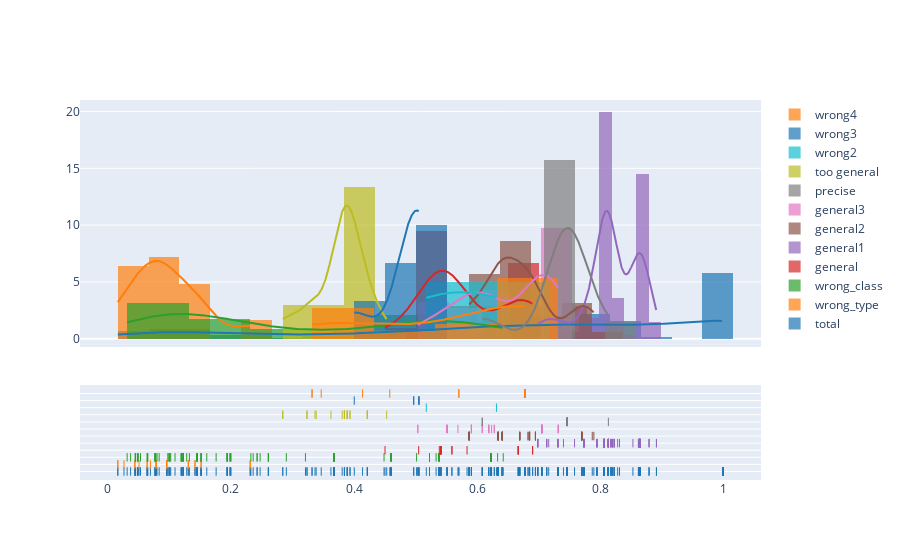

This figure's notebook cell:
### Code cell
# display kde plot and rug plot(one dimensional scatter plot)
hist_data = [df['score'], wrong_type['score'], wrong_class['score'], general['score'], general1['score'],general2['score'], general3['score'], precise['score'], too_general['score'], wrong2['score'], wrong3['score'], wrong4['score']]
group_labels = ['total', 'wrong_type','wrong_class', 'general', 'general1','general2','general3', 'precise', 'too general', 'wrong2', 'wrong3', 'wrong4']
fig = ff.create_distplot(hist_data, group_labels, bin_size=0)
fig.show()

### Figure 1 — Plotly figure (JSON) as saved in the notebook; plotly's stock layout.template omitted (floating-point values rounded to 4 significant figures; data arrays with more than 128 entries replaced by an {"elided": "..."} marker saying what was removed)
{"data": [{"autobinx": false, "histnorm": "probability density", "legendgroup": "total", "marker": {"color": "rgb(31, 119, 180)"}, "name": "total", "opacity": 0.7, "type": "histogram", "x": {"elided": "708 float values"}, "xaxis": "x", "xbins": {"end": 1, "size": 0, "start": 0.0161}, "yaxis": "y"}, {"autobinx": false, "histnorm": "probability density", "legendgroup": "wrong_type", "marker": {"color": "rgb(255, 127, 14)"}, "name": "wrong_type", "opacity": 0.7, "type": "histogram", "x": [0.0783, 0.0783, 0.2313, 0.0161, 0.0161, 0.0262, 0.0439, 0.0439, 0.0506, 0.0638, 0.0638, 0.0691, 0.0783, 0.0955, 0.0955, 0.0955, 0.0955, 0.0955, 0.1307, 0.1307, 0.1416, 0.1416, 0.1515, 0.1515, 0.2313], "xaxis": "x", "xbins": {"end": 0.2313, "size": 0, "start": 0.0161}, "yaxis": "y"}, {"autobinx": false, "histnorm": "probability density", "legendgroup": "wrong_class", "marker": {"color": "rgb(44, 160, 44)"}, "name": "wrong_class", "opacity": 0.7, "type": "histogram", "x": {"elided": "147 float values"}, "xaxis": "x", "xbins": {"end": 0.6425, "size": 0, "start": 0.0313}, "yaxis": "y"}, {"autobinx": false, "histnorm": "probability density", "legendgroup": "general", "marker": {"color": "rgb(214, 39, 40)"}, "name": "general", "opacity": 0.7, "type": "histogram", "x": [0.4504, 0.5051, 0.5386, 0.541, 0.541, 0.541, 0.541, 0.541, 0.541, 0.541, 0.541, 0.5591, 0.5591, 0.5837, 0.667, 0.667, 0.667, 0.667, 0.667, 0.6903, 0.6903], "xaxis": "x", "xbins": {"end": 0.6903, "size": 0, "start": 0.4504}, "yaxis": "y"}, {"autobinx": false, "histnorm": "probability density", "legendgroup": "general1", "marker": {"color": "rgb(148, 103, 189)"}, "name": "general1", "opacity": 0.7, "type": "histogram", "x": {"elided": "138 float values"}, "xaxis": "x", "xbins": {"end": 0.8915, "size": 0, "start": 0.6987}, "yaxis": "y"}, {"autobinx": false, "histnorm": "probability density", "legendgroup": "general2", "marker": {"color": "rgb(140, 86, 75)"}, "name": "general2", "opacity": 0.7, "type": "histogram", "x": [0.5872, 0.5872, 0.5872, 0.5872, 0.5872, 0.5872, 0.5872, 0.6693, 0.6693, 0.6693, 0.6693, 0.6693, 0.6829, 0.6829, 0.6853, 0.6853, 0.6853, 0.6853, 0.6853, 0.6853, 0.6853, 0.6853, 0.6949, 0.6949, 0.6949, 0.6949, 0.6949, 0.6949, 0.6949, 0.7701, 0.7701, 0.7701, 0.7701, 0.7701, 0.7701, 0.7701, 0.7701, 0.7701, 0.7701, 0.7701, 0.7872, 0.7898, 0.5872, 0.5872, 0.5872, 0.6342, 0.6342, 0.6342, 0.6342, 0.6342, 0.6342, 0.6342, 0.6342, 0.6342, 0.6342, 0.6405, 0.6405, 0.6412, 0.6412, 0.6412, 0.6412, 0.6412, 0.6412, 0.6412, 0.6412, 0.6412, 0.6412, 0.6412, 0.6412, 0.6693], "xaxis": "x", "xbins": {"end": 0.7898, "size": 0, "start": 0.5872}, "yaxis": "y"}, {"autobinx": false, "histnorm": "probability density", "legendgroup": "general3", "marker": {"color": "rgb(227, 119, 194)"}, "name": "general3", "opacity": 0.7, "type": "histogram", "x": [0.5037, 0.5037, 0.5508, 0.5508, 0.5515, 0.5515, 0.5689, 0.5908, 0.5908, 0.5908, 0.5908, 0.6084, 0.6084, 0.619, 0.619, 0.619, 0.6236, 0.628, 0.628, 0.705, 0.705, 0.705, 0.705, 0.705, 0.705, 0.705, 0.705, 0.705, 0.705, 0.705, 0.705, 0.705, 0.705, 0.705, 0.7319, 0.7319, 0.7319], "xaxis": "x", "xbins": {"end": 0.7319, "size": 0, "start": 0.5037}, "yaxis": "y"}, {"autobinx": false, "histnorm": "probability density", "legendgroup": "precise", "marker": {"color": "rgb(127, 127, 127)"}, "name": "precise", "opacity": 0.7, "type": "histogram", "x": [0.6084, 0.6084, 0.7464, 0.7464, 0.7464, 0.7464, 0.7464, 0.7464, 0.7464, 0.7464, 0.8134, 0.7467, 0.7467, 0.7467], "xaxis": "x", "xbins": {"end": 0.8134, "size": 0, "start": 0.6084}, "yaxis": "y"}, {"autobinx": false, "histnorm": "probability density", "legendgroup": "too general", "marker": {"color": "rgb(188, 189, 34)"}, "name": "too general", "opacity": 0.7, "type": "histogram", "x": [0.2842, 0.2842, 0.3236, 0.3236, 0.3366, 0.3385, 0.3625, 0.3891, 0.3891, 0.3891, 0.3891, 0.3891, 0.4217, 0.4217, 0.4217, 0.4217, 0.4531, 0.3808, 0.3845, 0.3845, 0.3845, 0.3845, 0.3845, 0.3845, 0.3845, 0.3935, 0.3935], "xaxis": "x", "xbins": {"end": 0.4531, "size": 0, "start": 0.2842}, "yaxis": "y"}, {"autobinx": false, "histnorm": "probability density", "legendgroup": "wrong2", "marker": {"color": "rgb(23, 190, 207)"}, "name": "wrong2", "opacity": 0.7, "type": "histogram", "x": [0.5175, 0.6315], "xaxis": "x", "xbins": {"end": 0.6315, "size": 0, "start": 0.5175}, "yaxis": "y"}, {"autobinx": false, "histnorm": "probability density", "legendgroup": "wrong3", "marker": {"color": "rgb(31, 119, 180)"}, "name": "wrong3", "opacity": 0.7, "type": "histogram", "x": [0.4004, 0.497, 0.497, 0.5055, 0.5055, 0.5055], "xaxis": "x", "xbins": {"end": 0.5055, "size": 0, "start": 0.4004}, "yaxis": "y"}, {"autobinx": false, "histnorm": "probability density", "legendgroup": "wrong4", "marker": {"color": "rgb(255, 127, 14)"}, "name": "wrong4", "opacity": 0.7, "type": "histogram", "x": [0.3318, 0.3318, 0.3467, 0.4139, 0.4581, 0.5704, 0.5704, 0.6777, 0.6777, 0.6777, 0.6777, 0.6777, 0.6777, 0.6777, 0.6777], "xaxis": "x", "xbins": {"end": 0.6777, "size": 0, "start": 0.3318}, "yaxis": "y"}, {"legendgroup": "total", "marker": {"color": "rgb(31, 119, 180)"}, "mode": "lines", "name": "total", "showlegend": false, "type": "scatter", "x": {"elided": "500 float values"}, "xaxis": "x", "y": {"elided": "500 float values"}, "yaxis": "y"}, {"legendgroup": "wrong_type", "marker": {"color": "rgb(255, 127, 14)"}, "mode": "lines", "name": "wrong_type", "showlegend": false, "type": "scatter", "x": {"elided": "500 float values"}, "xaxis": "x", "y": {"elided": "500 float values"}, "yaxis": "y"}, {"legendgroup": "wrong_class", "marker": {"color": "rgb(44, 160, 44)"}, "mode": "lines", "name": "wrong_class", "showlegend": false, "type": "scatter", "x": {"elided": "500 float values"}, "xaxis": "x", "y": {"elided": "500 float values"}, "yaxis": "y"}, {"legendgroup": "general", "marker": {"color": "rgb(214, 39, 40)"}, "mode": "lines", "name": "general", "showlegend": false, "type": "scatter", "x": {"elided": "500 float values"}, "xaxis": "x", "y": {"elided": "500 float values"}, "yaxis": "y"}, {"legendgroup": "general1", "marker": {"color": "rgb(148, 103, 189)"}, "mode": "lines", "name": "general1", "showlegend": false, "type": "scatter", "x": {"elided": "500 float values"}, "xaxis": "x", "y": {"elided": "500 float values"}, "yaxis": "y"}, {"legendgroup": "general2", "marker": {"color": "rgb(140, 86, 75)"}, "mode": "lines", "name": "general2", "showlegend": false, "type": "scatter", "x": {"elided": "500 float values"}, "xaxis": "x", "y": {"elided": "500 float values"}, "yaxis": "y"}, {"legendgroup": "general3", "marker": {"color": "rgb(227, 119, 194)"}, "mode": "lines", "name": "general3", "showlegend": false, "type": "scatter", "x": {"elided": "500 float values"}, "xaxis": "x", "y": {"elided": "500 float values"}, "yaxis": "y"}, {"legendgroup": "precise", "marker": {"color": "rgb(127, 127, 127)"}, "mode": "lines", "name": "precise", "showlegend": false, "type": "scatter", "x": {"elided": "500 float values"}, "xaxis": "x", "y": {"elided": "500 float values"}, "yaxis": "y"}, {"legendgroup": "too general", "marker": {"color": "rgb(188, 189, 34)"}, "mode": "lines", "name": "too general", "showlegend": false, "type": "scatter", "x": {"elided": "500 float values"}, "xaxis": "x", "y": {"elided": "500 float values"}, "yaxis": "y"}, {"legendgroup": "wrong2", "marker": {"color": "rgb(23, 190, 207)"}, "mode": "lines", "name": "wrong2", "showlegend": false, "type": "scatter", "x": {"elided": "500 float values"}, "xaxis": "x", "y": {"elided": "500 float values"}, "yaxis": "y"}, {"legendgroup": "wrong3", "marker": {"color": "rgb(31, 119, 180)"}, "mode": "lines", "name": "wrong3", "showlegend": false, "type": "scatter", "x": {"elided": "500 float values"}, "xaxis": "x", "y": {"elided": "500 float values"}, "yaxis": "y"}, {"legendgroup": "wrong4", "marker": {"color": "rgb(255, 127, 14)"}, "mode": "lines", "name": "wrong4", "showlegend": false, "type": "scatter", "x": {"elided": "500 float values"}, "xaxis": "x", "y": {"elided": "500 float values"}, "yaxis": "y"}, {"legendgroup": "total", "marker": {"color": "rgb(31, 119, 180)", "symbol": "line-ns-open"}, "mode": "markers", "name": "total", "showlegend": false, "type": "scatter", "x": {"elided": "708 float values"}, "xaxis": "x", "y": {"elided": "708 str values"}, "yaxis": "y2"}, {"legendgroup": "wrong_type", "marker": {"color": "rgb(255, 127, 14)", "symbol": "line-ns-open"}, "mode": "markers", "name": "wrong_type", "showlegend": false, "type": "scatter", "x": [0.0783, 0.0783, 0.2313, 0.0161, 0.0161, 0.0262, 0.0439, 0.0439, 0.0506, 0.0638, 0.0638, 0.0691, 0.0783, 0.0955, 0.0955, 0.0955, 0.0955, 0.0955, 0.1307, 0.1307, 0.1416, 0.1416, 0.1515, 0.1515, 0.2313], "xaxis": "x", "y": ["wrong_type", "wrong_type", "wrong_type", "wrong_type", "wrong_type", "wrong_type", "wrong_type", "wrong_type", "wrong_type", "wrong_type", "wrong_type", "wrong_type", "wrong_type", "wrong_type", "wrong_type", "wrong_type", "wrong_type", "wrong_type", "wrong_type", "wrong_type", "wrong_type", "wrong_type", "wrong_type", "wrong_type", "wrong_type"], "yaxis": "y2"}, {"legendgroup": "wrong_class", "marker": {"color": "rgb(44, 160, 44)", "symbol": "line-ns-open"}, "mode": "markers", "name": "wrong_class", "showlegend": false, "type": "scatter", "x": {"elided": "147 float values"}, "xaxis": "x", "y": {"elided": "147 str values"}, "yaxis": "y2"}, {"legendgroup": "general", "marker": {"color": "rgb(214, 39, 40)", "symbol": "line-ns-open"}, "mode": "markers", "name": "general", "showlegend": false, "type": "scatter", "x": [0.4504, 0.5051, 0.5386, 0.541, 0.541, 0.541, 0.541, 0.541, 0.541, 0.541, 0.541, 0.5591, 0.5591, 0.5837, 0.667, 0.667, 0.667, 0.667, 0.667, 0.6903, 0.6903], "xaxis": "x", "y": ["general", "general", "general", "general", "general", "general", "general", "general", "general", "general", "general", "general", "general", "general", "general", "general", "general", "general", "general", "general", "general"], "yaxis": "y2"}, {"legendgroup": "general1", "marker": {"color": "rgb(148, 103, 189)", "symbol": "line-ns-open"}, "mode": "markers", "name": "general1", "showlegend": false, "type": "scatter", "x": {"elided": "138 float values"}, "xaxis": "x", "y": {"elided": "138 str values"}, "yaxis": "y2"}, {"legendgroup": "general2", "marker": {"color": "rgb(140, 86, 75)", "symbol": "line-ns-open"}, "mode": "markers", "name": "general2", "showlegend": false, "type": "scatter", "x": [0.5872, 0.5872, 0.5872, 0.5872, 0.5872, 0.5872, 0.5872, 0.6693, 0.6693, 0.6693, 0.6693, 0.6693, 0.6829, 0.6829, 0.6853, 0.6853, 0.6853, 0.6853, 0.6853, 0.6853, 0.6853, 0.6853, 0.6949, 0.6949, 0.6949, 0.6949, 0.6949, 0.6949, 0.6949, 0.7701, 0.7701, 0.7701, 0.7701, 0.7701, 0.7701, 0.7701, 0.7701, 0.7701, 0.7701, 0.7701, 0.7872, 0.7898, 0.5872, 0.5872, 0.5872, 0.6342, 0.6342, 0.6342, 0.6342, 0.6342, 0.6342, 0.6342, 0.6342, 0.6342, 0.6342, 0.6405, 0.6405, 0.6412, 0.6412, 0.6412, 0.6412, 0.6412, 0.6412, 0.6412, 0.6412, 0.6412, 0.6412, 0.6412, 0.6412, 0.6693], "xaxis": "x", "y": ["general2", "general2", "general2", "general2", "general2", "general2", "general2", "general2", "general2", "general2", "general2", "general2", "general2", "general2", "general2", "general2", "general2", "general2", "general2", "general2", "general2", "general2", "general2", "general2", "general2", "general2", "general2", "general2", "general2", "general2", "general2", "general2", "general2", "general2", "general2", "general2", "general2", "general2", "general2", "general2", "general2", "general2", "general2", "general2", "general2", "general2", "general2", "general2", "general2", "general2", "general2", "general2", "general2", "general2", "general2", "general2", "general2", "general2", "general2", "general2", "general2", "general2", "general2", "general2", "general2", "general2", "general2", "general2", "general2", "general2"], "yaxis": "y2"}, {"legendgroup": "general3", "marker": {"color": "rgb(227, 119, 194)", "symbol": "line-ns-open"}, "mode": "markers", "name": "general3", "showlegend": false, "type": "scatter", "x": [0.5037, 0.5037, 0.5508, 0.5508, 0.5515, 0.5515, 0.5689, 0.5908, 0.5908, 0.5908, 0.5908, 0.6084, 0.6084, 0.619, 0.619, 0.619, 0.6236, 0.628, 0.628, 0.705, 0.705, 0.705, 0.705, 0.705, 0.705, 0.705, 0.705, 0.705, 0.705, 0.705, 0.705, 0.705, 0.705, 0.705, 0.7319, 0.7319, 0.7319], "xaxis": "x", "y": ["general3", "general3", "general3", "general3", "general3", "general3", "general3", "general3", "general3", "general3", "general3", "general3", "general3", "general3", "general3", "general3", "general3", "general3", "general3", "general3", "general3", "general3", "general3", "general3", "general3", "general3", "general3", "general3", "general3", "general3", "general3", "general3", "general3", "general3", "general3", "general3", "general3"], "yaxis": "y2"}, {"legendgroup": "precise", "marker": {"color": "rgb(127, 127, 127)", "symbol": "line-ns-open"}, "mode": "markers", "name": "precise", "showlegend": false, "type": "scatter", "x": [0.6084, 0.6084, 0.7464, 0.7464, 0.7464, 0.7464, 0.7464, 0.7464, 0.7464, 0.7464, 0.8134, 0.7467, 0.7467, 0.7467], "xaxis": "x", "y": ["precise", "precise", "precise", "precise", "precise", "precise", "precise", "precise", "precise", "precise", "precise", "precise", "precise", "precise"], "yaxis": "y2"}, {"legendgroup": "too general", "marker": {"color": "rgb(188, 189, 34)", "symbol": "line-ns-open"}, "mode": "markers", "name": "too general", "showlegend": false, "type": "scatter", "x": [0.2842, 0.2842, 0.3236, 0.3236, 0.3366, 0.3385, 0.3625, 0.3891, 0.3891, 0.3891, 0.3891, 0.3891, 0.4217, 0.4217, 0.4217, 0.4217, 0.4531, 0.3808, 0.3845, 0.3845, 0.3845, 0.3845, 0.3845, 0.3845, 0.3845, 0.3935, 0.3935], "xaxis": "x", "y": ["too general", "too general", "too general", "too general", "too general", "too general", "too general", "too general", "too general", "too general", "too general", "too general", "too general", "too general", "too general", "too general", "too general", "too general", "too general", "too general", "too general", "too general", "too general", "too general", "too general", "too general", "too general"], "yaxis": "y2"}, {"legendgroup": "wrong2", "marker": {"color": "rgb(23, 190, 207)", "symbol": "line-ns-open"}, "mode": "markers", "name": "wrong2", "showlegend": false, "type": "scatter", "x": [0.5175, 0.6315], "xaxis": "x", "y": ["wrong2", "wrong2"], "yaxis": "y2"}, {"legendgroup": "wrong3", "marker": {"color": "rgb(31, 119, 180)", "symbol": "line-ns-open"}, "mode": "markers", "name": "wrong3", "showlegend": false, "type": "scatter", "x": [0.4004, 0.497, 0.497, 0.5055, 0.5055, 0.5055], "xaxis": "x", "y": ["wrong3", "wrong3", "wrong3", "wrong3", "wrong3", "wrong3"], "yaxis": "y2"}, {"legendgroup": "wrong4", "marker": {"color": "rgb(255, 127, 14)", "symbol": "line-ns-open"}, "mode": "markers", "name": "wrong4", "showlegend": false, "type": "scatter", "x": [0.3318, 0.3318, 0.3467, 0.4139, 0.4581, 0.5704, 0.5704, 0.6777, 0.6777, 0.6777, 0.6777, 0.6777, 0.6777, 0.6777, 0.6777], "xaxis": "x", "y": ["wrong4", "wrong4", "wrong4", "wrong4", "wrong4", "wrong4", "wrong4", "wrong4", "wrong4", "wrong4", "wrong4", "wrong4", "wrong4", "wrong4", "wrong4"], "yaxis": "y2"}], "layout": {"barmode": "overlay", "hovermode": "closest", "legend": {"traceorder": "reversed"}, "xaxis": {"anchor": "y2", "domain": [0, 1], "zeroline": false}, "yaxis": {"anchor": "free", "domain": [0.35, 1], "position": 0}, "yaxis2": {"anchor": "x", "domain": [0, 0.25], "dtick": 1, "showticklabels": false}}}
